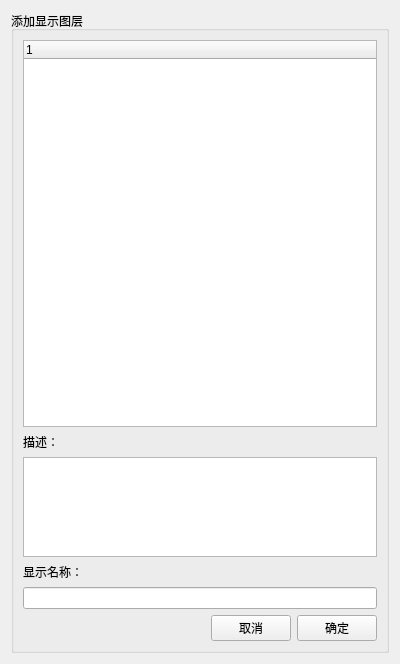
<?xml version="1.0" encoding="UTF-8"?>
<ui version="4.0">
 <class>AddTopics</class>
 <widget class="QWidget" name="AddTopics">
  <property name="geometry">
   <rect>
    <x>0</x>
    <y>0</y>
    <width>400</width>
    <height>664</height>
   </rect>
  </property>
  <property name="windowTitle">
   <string>rviz</string>
  </property>
  <property name="windowIcon">
   <iconset resource="rviz.qrc">
    <normaloff>:/rviz_icon/robot.png</normaloff>:/rviz_icon/robot.png</iconset>
  </property>
  <layout class="QVBoxLayout" name="verticalLayout_3">
   <item>
    <widget class="QGroupBox" name="groupBox">
     <property name="title">
      <string>添加显示图层</string>
     </property>
     <layout class="QVBoxLayout" name="verticalLayout_2">
      <item>
       <layout class="QVBoxLayout" name="verticalLayout">
        <item>
         <widget class="QTreeWidget" name="treeWidget">
          <column>
           <property name="text">
            <string notr="true">1</string>
           </property>
          </column>
         </widget>
        </item>
        <item>
         <widget class="QLabel" name="label">
          <property name="text">
           <string>描述：</string>
          </property>
         </widget>
        </item>
        <item>
         <widget class="QTextEdit" name="textEdit">
          <property name="maximumSize">
           <size>
            <width>16777215</width>
            <height>100</height>
           </size>
          </property>
          <property name="readOnly">
           <bool>true</bool>
          </property>
         </widget>
        </item>
        <item>
         <widget class="QLabel" name="label_2">
          <property name="text">
           <string>显示名称：</string>
          </property>
         </widget>
        </item>
        <item>
         <widget class="QLineEdit" name="lineEdit"/>
        </item>
        <item>
         <layout class="QHBoxLayout" name="horizontalLayout">
          <item>
           <spacer name="horizontalSpacer">
            <property name="orientation">
             <enum>Qt::Horizontal</enum>
            </property>
            <property name="sizeHint" stdset="0">
             <size>
              <width>40</width>
              <height>20</height>
             </size>
            </property>
           </spacer>
          </item>
          <item>
           <widget class="QPushButton" name="pushButton_cancel">
            <property name="text">
             <string>取消</string>
            </property>
            <property name="icon">
             <iconset resource="rviz.qrc">
              <normaloff>:/rviz_icon/false.png</normaloff>:/rviz_icon/false.png</iconset>
            </property>
           </widget>
          </item>
          <item>
           <widget class="QPushButton" name="pushButton_ok">
            <property name="text">
             <string>确定</string>
            </property>
            <property name="icon">
             <iconset resource="rviz.qrc">
              <normaloff>:/rviz_icon/ok.png</normaloff>:/rviz_icon/ok.png</iconset>
            </property>
           </widget>
          </item>
         </layout>
        </item>
       </layout>
      </item>
     </layout>
    </widget>
   </item>
  </layout>
 </widget>
 <resources>
  <include location="rviz.qrc"/>
 </resources>
 <connections/>
</ui>
